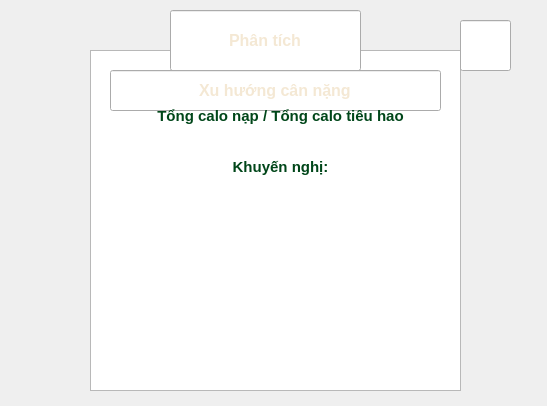
<?xml version="1.0" encoding="UTF-8"?>
<ui version="4.0">
 <class>MainWindow</class>
 <widget class="QMainWindow" name="MainWindow">
  <property name="geometry">
   <rect>
    <x>0</x>
    <y>0</y>
    <width>547</width>
    <height>406</height>
   </rect>
  </property>
  <property name="windowTitle">
   <string>MainWindow</string>
  </property>
  <widget class="QWidget" name="centralwidget">
   <property name="styleSheet">
    <string notr="true">#centralwidget { border-image: url(:/Background.png); }</string>
   </property>
   <widget class="QLineEdit" name="tieudetrang12">
    <property name="geometry">
     <rect>
      <x>170</x>
      <y>10</y>
      <width>191</width>
      <height>61</height>
     </rect>
    </property>
    <property name="font">
     <font>
      <pointsize>12</pointsize>
      <weight>75</weight>
      <bold>true</bold>
     </font>
    </property>
    <property name="styleSheet">
     <string notr="true">border-image: url(:/tieudetrang12.png);
color: rgb(244, 232, 212);</string>
    </property>
    <property name="text">
     <string>Phân tích</string>
    </property>
    <property name="alignment">
     <set>Qt::AlignCenter</set>
    </property>
   </widget>
   <widget class="QLineEdit" name="line1trang12">
    <property name="geometry">
     <rect>
      <x>110</x>
      <y>70</y>
      <width>331</width>
      <height>41</height>
     </rect>
    </property>
    <property name="font">
     <font>
      <pointsize>12</pointsize>
      <weight>75</weight>
      <bold>true</bold>
     </font>
    </property>
    <property name="styleSheet">
     <string notr="true">border-image: url(:/line1trang12.png);
color: rgb(244, 232, 212);</string>
    </property>
    <property name="text">
     <string>Xu hướng cân nặng</string>
    </property>
    <property name="alignment">
     <set>Qt::AlignCenter</set>
    </property>
   </widget>
   <widget class="QLabel" name="label">
    <property name="geometry">
     <rect>
      <x>120</x>
      <y>100</y>
      <width>321</width>
      <height>31</height>
     </rect>
    </property>
    <property name="font">
     <font>
      <pointsize>11</pointsize>
      <weight>75</weight>
      <bold>true</bold>
     </font>
    </property>
    <property name="styleSheet">
     <string notr="true">color: rgb(0, 70, 25);</string>
    </property>
    <property name="text">
     <string>Tổng calo nạp / Tổng calo tiêu hao</string>
    </property>
    <property name="alignment">
     <set>Qt::AlignCenter</set>
    </property>
   </widget>
   <widget class="QLabel" name="label_4">
    <property name="geometry">
     <rect>
      <x>120</x>
      <y>160</y>
      <width>321</width>
      <height>31</height>
     </rect>
    </property>
    <property name="font">
     <font>
      <pointsize>11</pointsize>
      <weight>75</weight>
      <bold>true</bold>
     </font>
    </property>
    <property name="styleSheet">
     <string notr="true">color: rgb(0, 70, 25);</string>
    </property>
    <property name="text">
     <string>Khuyến nghị:
</string>
    </property>
    <property name="alignment">
     <set>Qt::AlignCenter</set>
    </property>
   </widget>
   <widget class="QLineEdit" name="lineEdit_6">
    <property name="geometry">
     <rect>
      <x>460</x>
      <y>20</y>
      <width>51</width>
      <height>51</height>
     </rect>
    </property>
    <property name="styleSheet">
     <string notr="true">border-image: url(:/button1trang12.png);</string>
    </property>
   </widget>
   <widget class="QWidget" name="widget" native="true">
    <property name="geometry">
     <rect>
      <x>110</x>
      <y>220</y>
      <width>331</width>
      <height>151</height>
     </rect>
    </property>
   </widget>
   <widget class="QTextEdit" name="textEdit">
    <property name="geometry">
     <rect>
      <x>90</x>
      <y>50</y>
      <width>371</width>
      <height>341</height>
     </rect>
    </property>
    <property name="styleSheet">
     <string notr="true">border-image: url(:/linetrang12.png);</string>
    </property>
   </widget>
   <widget class="QLineEdit" name="lineEdit">
    <property name="geometry">
     <rect>
      <x>160</x>
      <y>129</y>
      <width>251</width>
      <height>31</height>
     </rect>
    </property>
    <property name="styleSheet">
     <string notr="true">QLineEdit {
    background-color: transparent; /* Làm nền trong suốt */
    border: none;                 /* Xóa viền mặc định của Windows */
    color: white;                 /* Chỉnh màu chữ cho dễ nhìn trên nền tối */
}</string>
    </property>
   </widget>
   <widget class="QLineEdit" name="lineEdit_2">
    <property name="geometry">
     <rect>
      <x>110</x>
      <y>180</y>
      <width>331</width>
      <height>31</height>
     </rect>
    </property>
    <property name="styleSheet">
     <string notr="true">QLineEdit {
    background-color: transparent; /* Làm nền trong suốt */
    border: none;                 /* Xóa viền mặc định của Windows */
    color: white;                 /* Chỉnh màu chữ cho dễ nhìn trên nền tối */
}</string>
    </property>
   </widget>
   <zorder>textEdit</zorder>
   <zorder>tieudetrang12</zorder>
   <zorder>line1trang12</zorder>
   <zorder>label</zorder>
   <zorder>label_4</zorder>
   <zorder>lineEdit_6</zorder>
   <zorder>widget</zorder>
   <zorder>lineEdit</zorder>
   <zorder>lineEdit_2</zorder>
  </widget>
 </widget>
 <resources>
  <include location="trang12.qrc"/>
 </resources>
 <connections/>
</ui>
